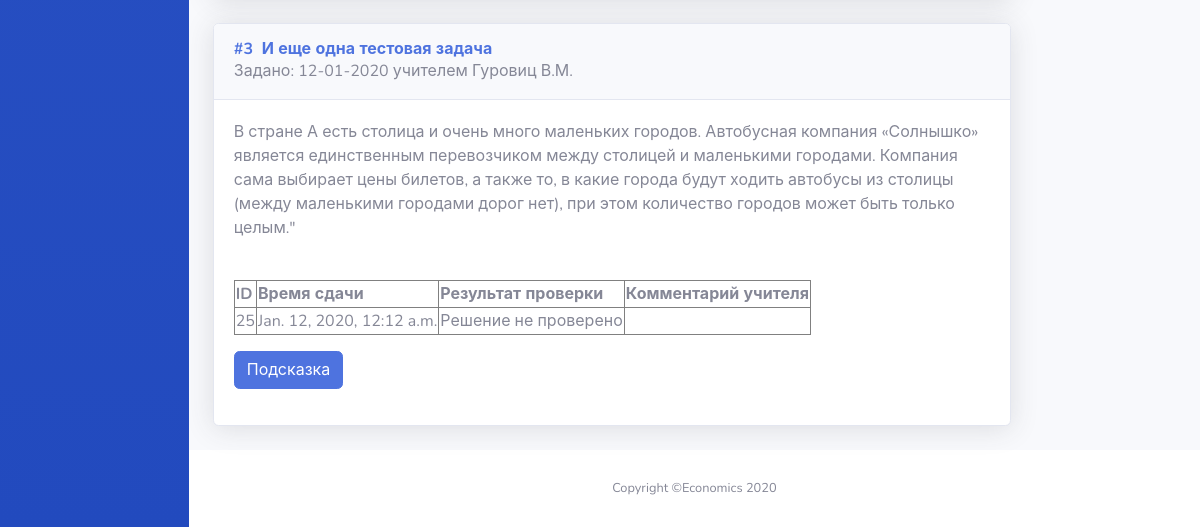
Before: /problems/ (signed in, lower part) with the older database file.
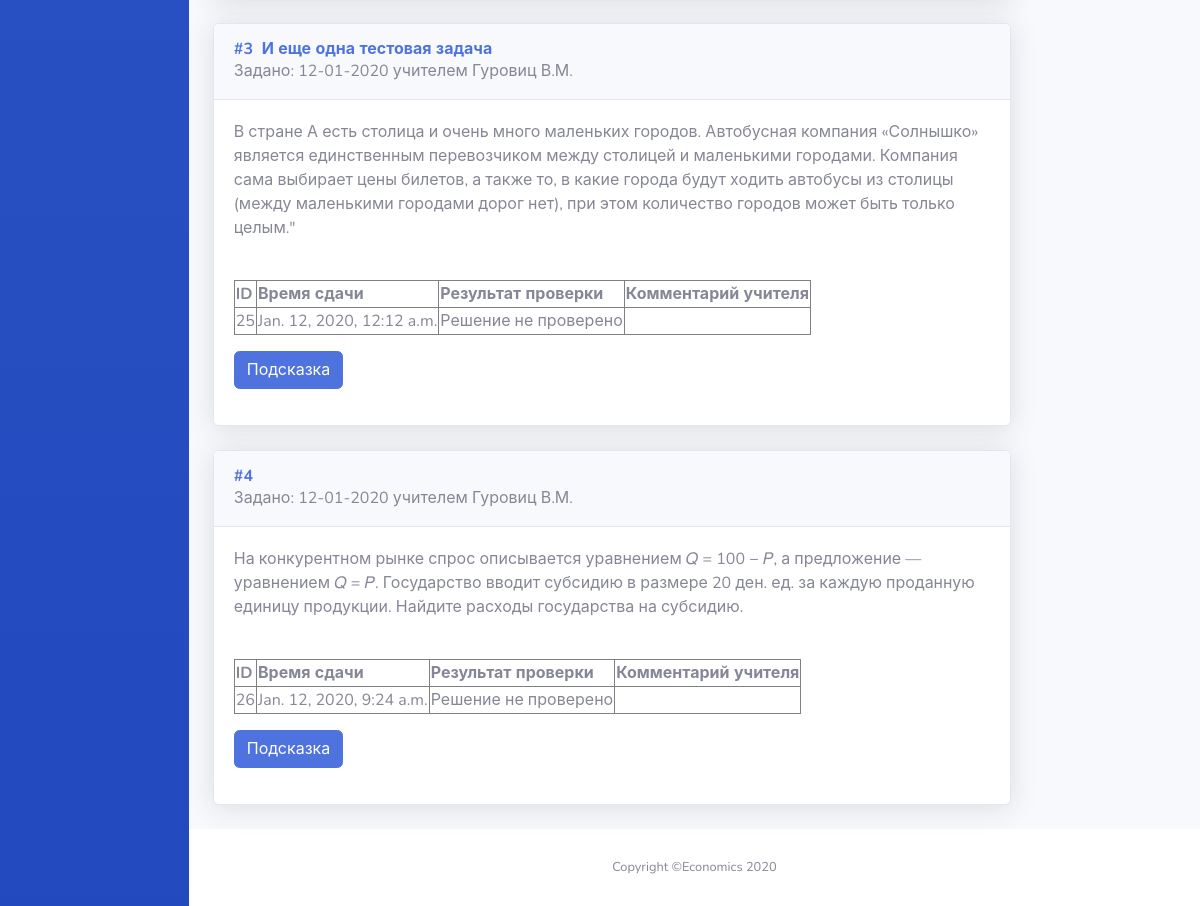
After: the same page with the newer database file.
### problems/models.py (models this page shows, shortened)
class Assignment(models.Model):
    person = models.ForeignKey(User, on_delete=models.CASCADE, verbose_name='Кому задано')
    problem = models.ForeignKey(Problem, on_delete=models.CASCADE, verbose_name='Задача')
    date_assigned = models.DateField('Когда задано', auto_now_add=True, blank=False)
    date_deadline = models.DateField('Сдать до', blank=True, null=True)
    assigned_by = models.ForeignKey(User, on_delete=models.CASCADE, related_name='assigner', verbose_name='Кем задано')
    status = models.IntegerField('Статус', choices = STATUS_CHOICES, null=False, blank=False, default=0)
    class Meta:
        ordering = ['status', 'date_deadline']

class Problem(models.Model):
    name = models.CharField('Название', max_length=200, blank=True, null=True)
    task = RichTextUploadingField('Условие')
    short_answer = models.CharField('Ответ (для автоматической проверки)', max_length=200, blank=True)
    solution = RichTextUploadingField('Решение', blank=True)
    hint = RichTextUploadingField('Подсказка', blank=True)
    topics = models.ManyToManyField(Topic, related_name="problems", verbose_name='Темы')
    assignments = models.ManyToManyField(User, through='Assignment', through_fields=['problem', 'person'])
    class Meta:
        ordering = ['id']

class Submit(models.Model):
    assignment = models.ForeignKey(Assignment, on_delete=models.CASCADE, verbose_name='Назначенная задача', related_name='submits')
    short_answer = models.CharField('Ответ (для автоматической проверки)', max_length=200, blank=True)
    solution = RichTextUploadingField('Решение', blank=True)
    submit_datetime = models.DateTimeField('Время и дата сдачи решения', auto_now_add=True, blank=False)
    answer_autoverdict = models.BooleanField('Результат автоматической проверки ответа', blank=True, null=True)
    verdict = models.IntegerField('Результат проверки', choices=VERDICT_CHOICES, blank=False, null=False, default=-1)
    teacher_comment = models.TextField('Комментарий учителя', blank=True)

### problems/views.py (the view)
# urls.py: path('', index),
def index(request):
    if request.user.groups.filter(name='teachers').exists():
        students = User.objects.filter(groups__name='students')
        topics = Topic.objects.all()
        problems = dict()
        groups = Group.objects.all()
        for topic in topics:
            problems[topic.id] = topic.problems.all()
        topic = Topic.objects.get(id=1)
        submits = Submit.objects.filter(assignment__assigned_by=request.user).filter(verdict=-1) # solution not checked
        context = {'problems': problems,
                   'students': students,
                   'topic': topic,
                   'submits': submits,
                   'groups': groups,}
        return render(request, 'problems/sb/index_teacher.html', context)
    elif request.user.groups.filter(name='students').exists():
        assigned_problems = Assignment.objects.filter(person=request.user).order_by('date_deadline')
        form = SubmitForm()
        context = {'assigned_problems': assigned_problems, 'form': form}
        return render(request, 'problems/sb/index_student.html', context)
    else:
        return render(request, 'problems/sb/login.html', {})

### problems/templates/problems/sb/index_student.html (shortened to what this page needs)
{% load static %}
<!DOCTYPE html>
<html lang="en">
<head>
    <link href="{% static 'problems/sb/vendor/fontawesome-free/css/all.min.css' %}" rel="stylesheet">
  <link href="{% static 'problems/sb/css/sb-admin-2.min.css' %}" rel="stylesheet">
</head>
<body id="page-top">
  <div id="wrapper">
    <ul class="navbar-nav bg-gradient-primary sidebar sidebar-dark accordion" id="accordionSidebar">
    </ul>
    <div id="content-wrapper" class="d-flex flex-column">
      <div id="content">
          <div class="container-fluid">
                  <div class="row">
                      <div class="col-10">
                          <div id="problems">
                              {% autoescape off %}
                              {% include "problems/assigned_list.html" %}
                              {% endautoescape %}
                          </div>
                      </div>
                  </div>
              </div>
      </div>
      <footer class="sticky-footer bg-white">
        <div class="container my-auto">
          <div class="copyright text-center my-auto">
            <span>Copyright &copy;Economics 2020</span>
          </div>
        </div>
      </footer>
    </div>
  </div>
</body>
</html>

### problems/templates/problems/assigned_list.html (shortened to what this page needs)
{% for assigned in assigned_problems %}
<div class="problem_in_list">
    <div class="card shadow mb-4">
        <a class="d-block card-header py-3" role="button" aria-expanded="true" aria-controls="collapseCardExample">
          <nobr><h6 class="m-0 font-weight-bold text-primary">
              #{{ assigned.problem.id }}&nbsp;
              {% if assigned.problem.name %}
                {{ assigned.problem.name }}
              {% endif %}
          </h6>
              Задано: {{ assigned.date_assigned|date:"d-m-Y" }} учителем {{ assigned.assigned_by.last_name }} {{ assigned.assigned_by.first_name }}</nobr>
        </a>
        <div class="collapse show" id="collapseCardExample">
          <div class="card-body">
            <div class="task">
                {{ assigned.problem.task }}
            </div>
            <div class="problem_links">
                <br>
                {% if assigned.submits.all %}
                    <table border="1">
                        <tr>
                            <th>ID</th>
                            <th>Время сдачи</th>
                            <th>Результат проверки</th>
                            <th>Комментарий учителя</th>
                        </tr>
                        {% for submit in assigned.submits.all %}
                            <tr>
                                <td>{{ submit.id }}</td>
                                <td>{{ submit.submit_datetime }}</td>
                                <td>{{ submit.get_verdict_display }}</td>
                                <td>{{ submit.teacher_comment }}</td>
                            </tr>
                        {% endfor %}
                    </table>
                {% endif %}
                <a class="btn btn-primary" data-toggle="collapse" href="#hint-{{ assigned.id }}" role="button" aria-expanded="false" aria-controls="collapseExample">Подсказка</a>
            </div>
          </div>
        </div>
    </div>
</div>
{% endfor %}

Changed rows visible on the page:
added Assignment: problem.id "4", date_assigned "12-01-2020", assigned_by.last_name "Гуровиц", assigned_by.first_name "В.М.", problem.task "На конкурентном рынке спрос описывается уравнением 𝑄 = 100 − 𝑃, а предложение — уравнением 𝑄 = 𝑃. Государство вводит субсидию в размере 20 ден. ед. за каждую проданную единицу продукции. Найдите расходы государства на субсидию."
added Submit: id "26", submit_datetime "Jan. 12, 2020, 9:24 a.m.", verdict "Решение не проверено", shown under "4"
